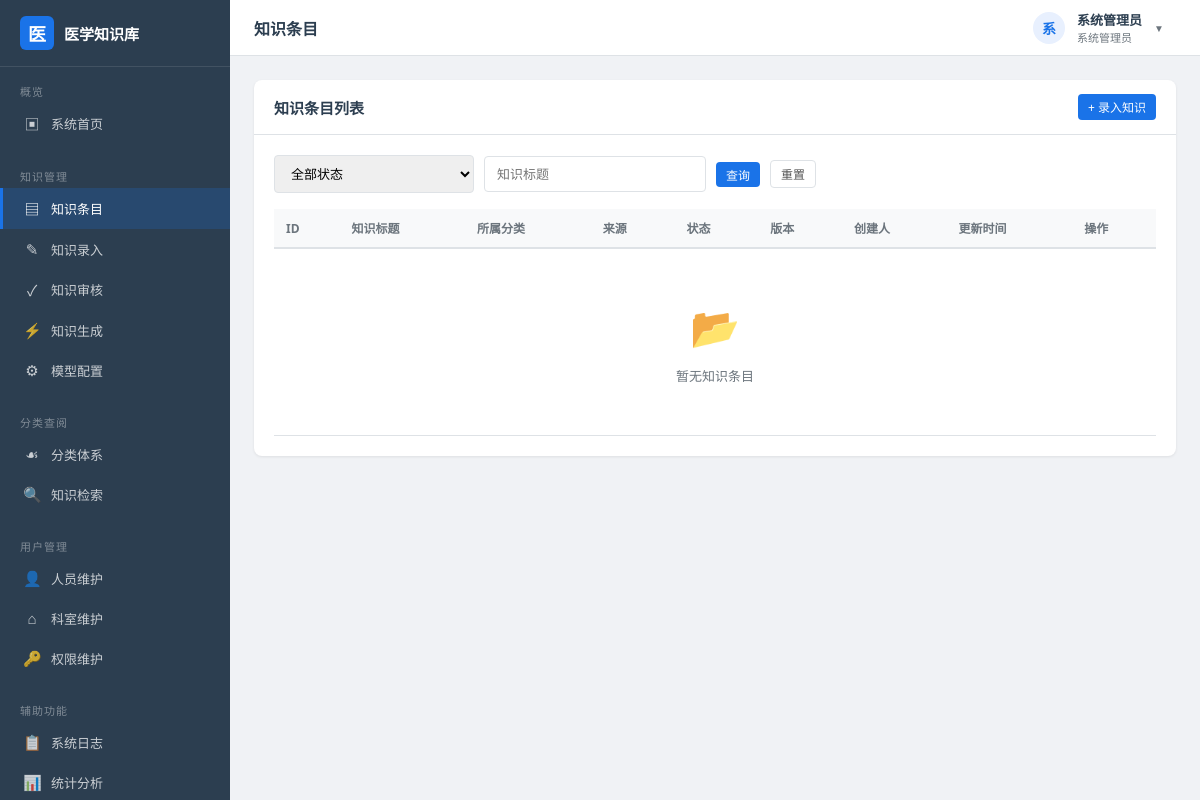
/knowledge?page=3&status=&keyword= (signed in), run on an earlier commit of the app's database.
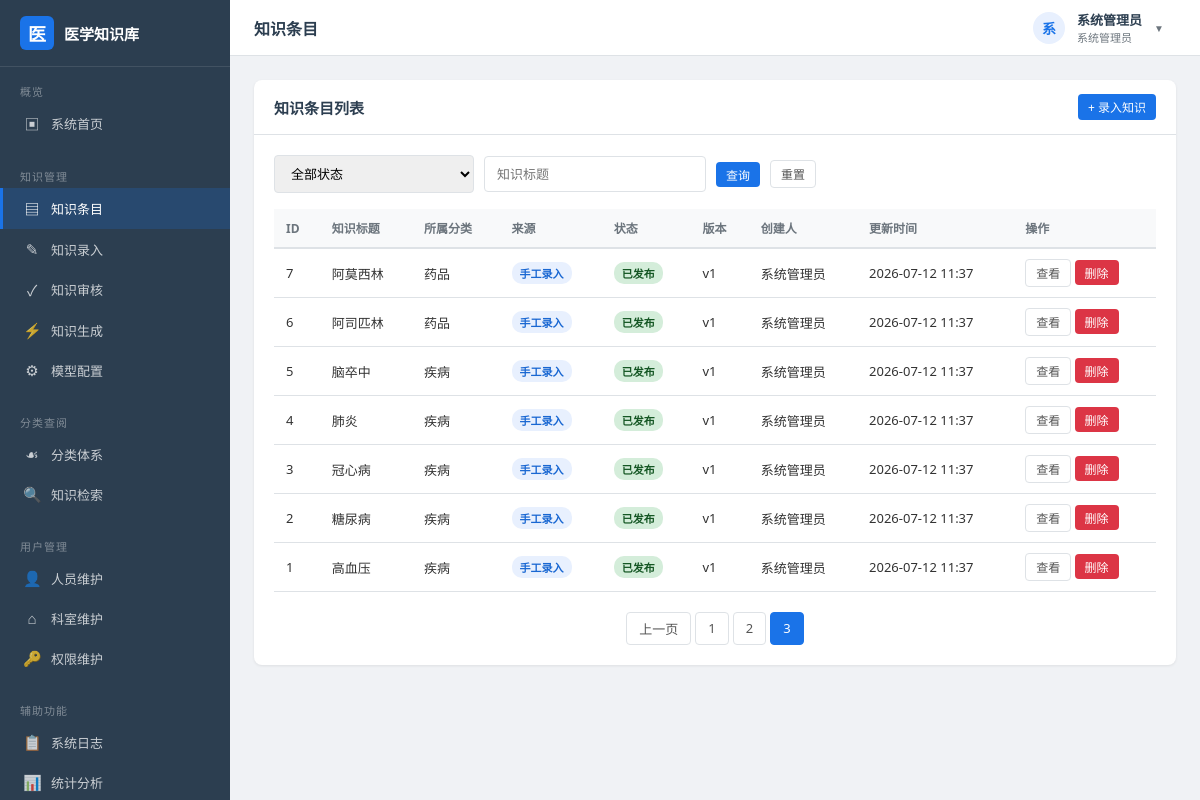
And on a later commit of the database.
### models.py (models this page shows, shortened)
class KnowledgeEntry(db.Model):
    __tablename__ = "knowledge_entry"
    id = db.Column(db.Integer, primary_key=True, autoincrement=True)
    title = db.Column(db.String(200), nullable=False)
    category_id = db.Column(db.Integer, db.ForeignKey("category.id"), nullable=True)
    summary = db.Column(db.Text, default="")
    definition = db.Column(db.Text, default="")
    etiology = db.Column(db.Text, default="")
    clinical_manifestation = db.Column(db.Text, default="")
    diagnosis = db.Column(db.Text, default="")
    treatment = db.Column(db.Text, default="")
    prevention = db.Column(db.Text, default="")
    references = db.Column(db.Text, default="")
    tags = db.Column(db.String(300), default="")
    source = db.Column(db.String(20), default="manual")
    status = db.Column(db.String(20), default="draft")
    version = db.Column(db.Integer, default=1)
    created_by = db.Column(db.Integer, db.ForeignKey("user.id"), nullable=True)
    reviewed_by = db.Column(db.Integer, db.ForeignKey("user.id"), nullable=True)
    created_at = db.Column(db.DateTime, default=datetime.now)
    updated_at = db.Column(db.DateTime, default=datetime.now, onupdate=datetime.now)
    reviewed_at = db.Column(db.DateTime, nullable=True)
    author = db.relationship("User", foreign_keys=[created_by], backref="authored_entries")
    reviewer = db.relationship("User", foreign_keys=[reviewed_by])

class Category(db.Model):
    __tablename__ = "category"
    id = db.Column(db.Integer, primary_key=True, autoincrement=True)
    name = db.Column(db.String(80), nullable=False)
    code = db.Column(db.String(30), unique=True, nullable=False)
    parent_id = db.Column(db.Integer, db.ForeignKey("category.id"), nullable=True)
    level = db.Column(db.Integer, default=1)
    sort_order = db.Column(db.Integer, default=0)
    description = db.Column(db.String(300), default="")
    created_at = db.Column(db.DateTime, default=datetime.now)
    parent = db.relationship("Category", remote_side=[id], backref="sub_categories")
    entries = db.relationship("KnowledgeEntry", backref="category", lazy="dynamic")

class User(db.Model):
    __tablename__ = "user"
    id = db.Column(db.Integer, primary_key=True, autoincrement=True)
    username = db.Column(db.String(50), unique=True, nullable=False)
    real_name = db.Column(db.String(50), nullable=False)
    password_hash = db.Column(db.String(256), nullable=False)
    email = db.Column(db.String(120), default="")
    phone = db.Column(db.String(20), default="")
    department_id = db.Column(db.Integer, db.ForeignKey("department.id"), nullable=True)
    role_id = db.Column(db.Integer, db.ForeignKey("role.id"), nullable=True)
    status = db.Column(db.String(10), default="active")
    failed_attempts = db.Column(db.Integer, default=0)
    lock_time = db.Column(db.DateTime, nullable=True)
    last_login = db.Column(db.DateTime, nullable=True)
    created_at = db.Column(db.DateTime, default=datetime.now)

### app.py (the view)
    @app.route("/knowledge")
    @login_required
    def knowledge_list():
        status = request.args.get("status", "")
        keyword = request.args.get("keyword", "").strip()
        page = request.args.get("page", 1, type=int)
        query = KnowledgeEntry.query
        if status:
            query = query.filter_by(status=status)
        if keyword:
            query = query.filter(KnowledgeEntry.title.contains(keyword))
        user = g.current_user
        if not user.role or (user.role.code != "admin" and not user.role.has_permission("knowledge_review")):
            query = query.filter_by(created_by=user.id)
        pagination = query.order_by(KnowledgeEntry.id.desc()).paginate(
            page=page, per_page=app.config["PER_PAGE"], error_out=False
        )
        return render_template(
            "knowledge/list.html",
            entries=pagination.items, pagination=pagination,
            status=status, keyword=keyword,
        )

### app.py (called while the page is built)
def register_before_handlers(app: Flask):
    @app.before_request
    def _load_current_user():
        uid = session.get("uid")
        g.current_user = None
        if uid:
            g.current_user = User.query.get(uid)
    @app.context_processor
    def _inject_globals():
        return {
            "current_user": g.current_user,
            "current_year": datetime.now().year,
        }

def login_required(func):
    @wraps(func)
    def wrapper(*args, **kwargs):
        if not g.current_user:
            flash("请先登录系统", "warning")
            return redirect(url_for("login", next=request.full_path))
        return func(*args, **kwargs)
    return wrapper

def register_template_helpers(app: Flask):
    @app.template_filter("fmt_date")
    def fmt_date(value):
        if not value:
            return ""
        if isinstance(value, str):
            return value
        return value.strftime("%Y-%m-%d %H:%M")
    @app.template_filter("status_label")
    def status_label(value):
        mapping = {
            "draft": "草稿",
            "pending": "待审核",
            "published": "已发布",
            "rejected": "已驳回",
        }
        return mapping.get(value, value)

### templates/knowledge/list.html (shortened to what this page needs)
{% extends "layout.html" %}
{% block page_title %}知识条目{% endblock %}
{% block content %}
<div class="card">
    <div class="card-header">
        <h3>知识条目列表</h3>
        <a href="{{ url_for('knowledge_create') }}" class="btn btn-primary btn-sm">+ 录入知识</a>
    </div>
    <div class="card-body">
        <form class="search-bar" method="GET">
            <select name="status" class="form-control">
                <option value="">全部状态</option>
            </select>
            <input type="text" name="keyword" class="form-control" placeholder="知识标题" value="{{ keyword }}">
            <button type="submit" class="btn btn-primary btn-sm">查询</button>
            <a href="{{ url_for('knowledge_list') }}" class="btn btn-default btn-sm">重置</a>
        </form>
        <table class="data-table">
            <thead>
                <tr>
                    <th>ID</th>
                    <th>知识标题</th>
                    <th>所属分类</th>
                    <th>来源</th>
                    <th>状态</th>
                    <th>版本</th>
                    <th>创建人</th>
                    <th>更新时间</th>
                    <th>操作</th>
                </tr>
            </thead>
            <tbody>
                {% for e in entries %}
                <tr>
                    <td>{{ e.id }}</td>
                    <td>{{ e.title }}</td>
                    <td>{{ e.category.name if e.category else '—' }}</td>
                    <td>
                        {% if e.source == 'manual' %}
                            <span class="badge badge-manual">手工录入</span>
                        {% else %}
                            <span class="badge badge-manual">系统生成</span>
                        {% endif %}
                    </td>
                    <td><span class="badge badge-{{ e.status }}">{{ e.status|status_label }}</span></td>
                    <td>v{{ e.version }}</td>
                    <td>{{ e.author.real_name if e.author else '—' }}</td>
                    <td>{{ e.updated_at|fmt_date }}</td>
                    <td>
                        <a href="{{ url_for('entry_detail', eid=e.id) }}" class="btn btn-default btn-sm">查看</a>
                        <form method="POST" action="{{ url_for('knowledge_delete', eid=e.id) }}" style="display:inline;">
                            <button type="submit" class="btn btn-danger btn-sm btn-delete">删除</button>
                        </form>
                    </td>
                </tr>
                {% endfor %}
                {% if not entries %}
                <tr><td colspan="9"><div class="empty-state"><div class="icon">📂</div>暂无知识条目</div></td></tr>
                {% endif %}
            </tbody>
        </table>
        {% if pagination.pages > 1 %}
        <div class="pagination">
            {% if pagination.has_prev %}
                <a href="{{ url_for('knowledge_list', page=pagination.prev_num, status=status, keyword=keyword) }}">上一页</a>
            {% endif %}
            {% for p in range(1, pagination.pages + 1) %}
                {% if p == pagination.page %}
                    <span class="current">{{ p }}</span>
                {% else %}
                    <a href="{{ url_for('knowledge_list', page=p, status=status, keyword=keyword) }}">{{ p }}</a>
                {% endif %}
            {% endfor %}
        </div>
        {% endif %}
    </div>
</div>
{% endblock %}

What changed in the data, as far as the page shows it:
added KnowledgeEntry: id "7", title "阿莫西林", category "药品", source "手工录入", status|status_label "已发布", version "1", author "系统管理员", updated_at|fmt_date "2026-07-12 11:37"
added KnowledgeEntry: id "6", title "阿司匹林", category "药品", source "手工录入", status|status_label "已发布", version "1", author "系统管理员", updated_at|fmt_date "2026-07-12 11:37"
added KnowledgeEntry: id "5", title "脑卒中", category "疾病", source "手工录入", status|status_label "已发布", version "1", author "系统管理员", updated_at|fmt_date "2026-07-12 11:37"
added KnowledgeEntry: id "4", title "肺炎", category "疾病", source "手工录入", status|status_label "已发布", version "1", author "系统管理员", updated_at|fmt_date "2026-07-12 11:37"
added KnowledgeEntry: id "3", title "冠心病", category "疾病", source "手工录入", status|status_label "已发布", version "1", author "系统管理员", updated_at|fmt_date "2026-07-12 11:37"
added KnowledgeEntry: id "2", title "糖尿病", category "疾病", source "手工录入", status|status_label "已发布", version "1", author "系统管理员", updated_at|fmt_date "2026-07-12 11:37"
added KnowledgeEntry: id "1", title "高血压", category "疾病", source "手工录入", status|status_label "已发布", version "1", author "系统管理员", updated_at|fmt_date "2026-07-12 11:37"
Also different on the page:
text no longer shown: "📂 暂无知识条目"
text now shown: "上一页"
new list line: "1"
new list line: "2"
new list line: "3"
